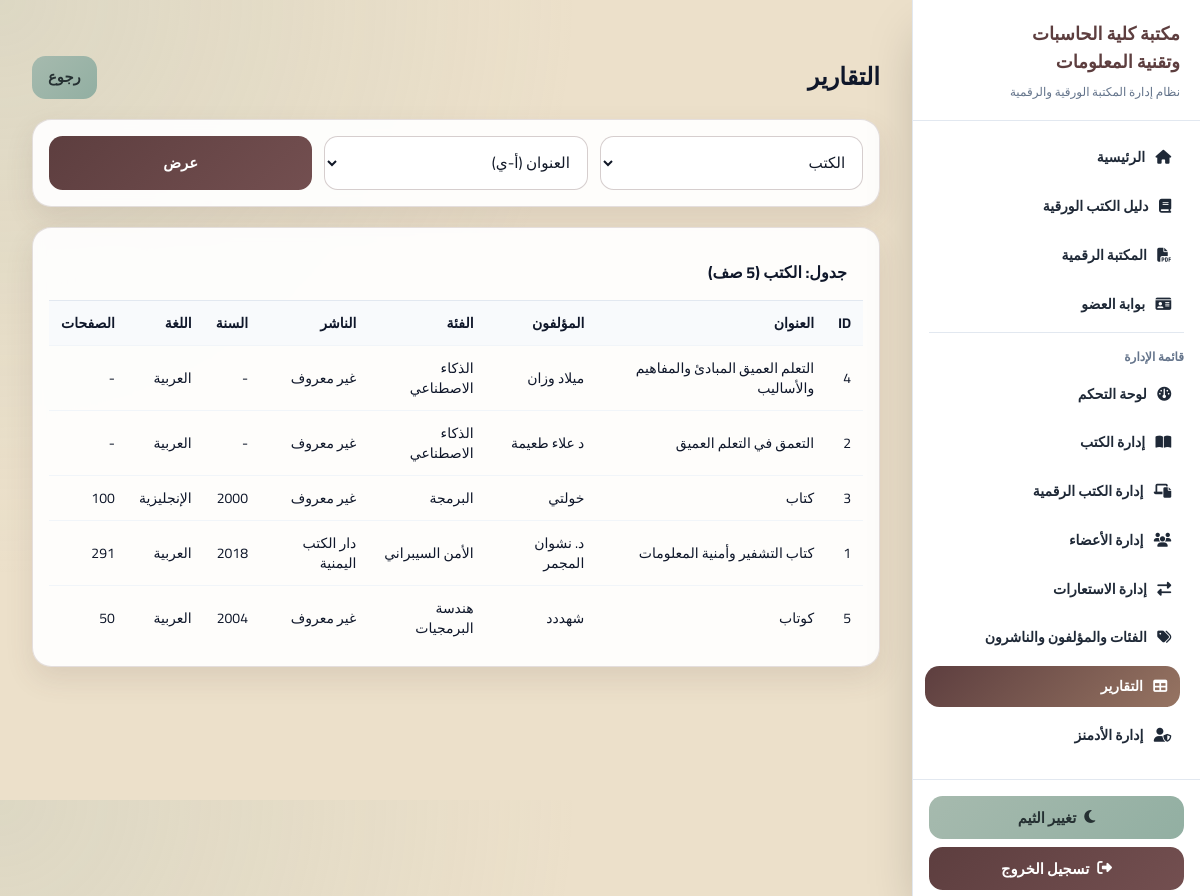
The page /dashboard/reports/ (signed in) on the database its author committed.
### books/models.py (models this page shows, shortened)
class Book(models.Model):
    LANGUAGE_CHOICES = [
        ("arabic", "العربية"),
        ("english", "الإنجليزية"),
    ]
    dewey_decimal_number = models.CharField(max_length=100)
    title = models.CharField(max_length=300)
    authors = models.ManyToManyField(Author)
    category = models.ForeignKey(Category, on_delete=models.SET_NULL, null=True)
    publisher = models.ForeignKey(Publisher, on_delete=models.SET_NULL, null=True)
    publication_year = models.IntegerField(blank=True, null=True)
    edition = models.CharField(max_length=50, blank=True, null=True)
    volume = models.CharField(max_length=50, blank=True, null=True)
    language = models.CharField(max_length=20, choices=LANGUAGE_CHOICES, default="arabic")
    pages = models.IntegerField(blank=True, null=True)
    cover_image = models.ImageField(upload_to="books/covers/", blank=True, null=True)
    description = models.TextField(blank=True, null=True)
    created_at = models.DateTimeField(auto_now_add=True)
    view_count = models.PositiveIntegerField(default=0)

class Category(models.Model):
    category_id = models.CharField(max_length=50, unique=True, blank=True)
    name = models.CharField(max_length=200)  # Arabic name
    name_en = models.CharField(max_length=200, blank=True, default="")
    shelf_location = models.CharField(max_length=200, blank=True, null=True)

class Publisher(models.Model):
    name = models.CharField(max_length=200)
    city = models.CharField(max_length=100, blank=True, null=True)
    country = models.CharField(max_length=100, blank=True, null=True)

### dashboard/views.py (the view)
# urls.py: path("reports/", views.dashboard_reports, name="dashboard_reports"),
@admin_required
def dashboard_reports(request):
    table = request.GET.get("table", "books")
    report_tables = {
        "books": {
            "label": "الكتب",
            "queryset": Book.objects.select_related("category", "publisher").prefetch_related("authors"),
            "sort_options": [
                ("title", "العنوان (أ-ي)"),
                ("-title", "العنوان (ي-أ)"),
                ("created_at", "تاريخ الإدراج (أقدم)"),
                ("-created_at", "تاريخ الإدراج (أحدث)"),
                ("view_count", "الأقل مشاهدة"),
                ("-view_count", "الأكثر مشاهدة"),
            ],
            "headers": ["ID", "العنوان", "المؤلفون", "الفئة", "الناشر", "السنة", "اللغة", "الصفحات"],
            "rows": lambda q: [
                [
                    item.id,
                    item.title,
                    "، ".join(item.authors.values_list("name", flat=True)) or "-",
                    item.category.name if item.category else "-",
                    item.publisher.name if item.publisher else "-",
                    item.publication_year or "-",
                    item.get_language_display(),
                    item.pages or "-",
                ]
                for item in q
            ],
        },
        "members": {
            "label": "الأعضاء",
            "queryset": Member.objects.all(),
            "sort_options": [
                ("name", "الاسم (أ-ي)"),
                ("-name", "الاسم (ي-أ)"),
                ("membership_expiry", "انتهاء العضوية (الأقرب)"),
                ("-membership_expiry", "انتهاء العضوية (الأبعد)"),
                ("created_at", "الأقدم إضافة"),
                ("-created_at", "الأحدث إضافة"),
            ],
            "headers": ["ID", "الاسم", "رقم العضوية", "النوع", "رقم القيد", "التخصص", "المستوى", "جهة العمل", "انتهاء العضوية"],
            "rows": lambda q: [
                [
                    item.id,
                    item.name,
                    item.membership_number,
                    item.get_member_type_display(),
                    item.university_id or "-",
                    item.major or "-",
                    item.get_level_display() if item.level else "-",
                    item.workplace or "-",
                    item.membership_expiry,
                ]
                for item in q
            ],
        },
        "borrowings": {
            "label": "الاستعارات",
            "queryset": Borrowing.objects.select_related("book_copy__book", "member", "employee"),
            "sort_options": [
                ("borrow_date", "تاريخ الاستعارة (الأقدم)"),
                ("-borrow_date", "تاريخ الاستعارة (الأحدث)"),
                ("due_date", "تاريخ الاستحقاق (الأقرب)"),
                ("-due_date", "تاريخ الاستحقاق (الأبعد)"),
            ],
            "headers": ["ID", "الكتاب", "النسخة", "العضو", "الموظف", "الاستعارة", "الاستحقاق", "الإرجاع", "طلب تجديد"],
            "rows": lambda q: [
                [
                    item.id,
                    item.book_copy.book.title,
                    item.book_copy.barcode,
                    item.member.name,
                    item.employee.username if item.employee else "-",
                    item.borrow_date,
                    item.due_date,
                    item.return_date or "-",
                    "نعم" if item.renewal_requested else "لا",
                ]
                for item in q
            ],
        },
        "reservations": {
            "label": "الحجوزات",
            "queryset": Reservation.objects.select_related("book", "member", "related_borrow"),
            "sort_options": [
                ("reservation_date", "تاريخ الطلب (الأقدم)"),
                ("-reservation_date", "تاريخ الطلب (الأحدث)"),
                ("status", "الحالة (تصاعدي)"),
                ("-status", "الحالة (تنازلي)"),
            ],
            "headers": ["ID", "الكتاب", "العضو", "الحالة", "تاريخ الطلب", "ينتهي", "إعارة مرتبطة"],
            "rows": lambda q: [
                [
                    item.id,
                    item.book.title,
                    item.member.name,
                    item.get_status_display(),
                    item.reservation_date,
                    item.cancel_date or "-",
                    item.related_borrow_id or "-",
                ]
                for item in q
            ],
        },
        "copies": {
            "label": "نسخ الكتب",
            "queryset": BookCopy.objects.select_related("book"),
            "sort_options": [
                ("book__title", "عنوان الكتاب (أ-ي)"),
                ("-book__title", "عنوان الكتاب (ي-أ)"),
                ("copy_number", "رقم النسخة (تصاعدي)"),
                ("-copy_number", "رقم النسخة (تنازلي)"),
                ("status", "حالة النسخة"),
            ],
            "headers": ["ID", "الكتاب", "رقم النسخة", "رمز QR", "حالة النسخة"],
            "rows": lambda q: [[item.id, item.book.title, item.copy_number or "-", item.barcode, item.get_status_display()] for item in q],
        },
        "digital": {
            "label": "الكتب الرقمية",
            "queryset": DigitalLibrary.objects.select_related("book"),
            "sort_options": [
                ("book__title", "عنوان الكتاب (أ-ي)"),
                ("-book__title", "عنوان الكتاب (ي-أ)"),
                ("id", "الأقدم"),
                ("-id", "الأحدث"),
            ],
            "headers": ["ID", "الكتاب", "رقم ديوي", "الفئة", "رابط الملف"],
            "rows": lambda q: [
                [
                    item.id,
                    item.book.title,
                    item.book.dewey_decimal_number,
                    item.book.category.name if item.book.category else "-",
                    item.pdf_file.url if item.pdf_file else "-",
                ]
                for item in q
            ],
        },
        "fines": {
            "label": "الغرامات",
            "queryset": Fine.objects.select_related("borrowing__member", "borrowing__book_copy__book"),
            "sort_options": [
                ("created_at", "الأقدم"),
                ("-created_at", "الأحدث"),
                ("amount", "المبلغ (تصاعدي)"),
                ("-amount", "المبلغ (تنازلي)"),
            ],
            "headers": ["ID", "العضو", "الكتاب", "أيام التأخير", "المبلغ", "مدفوع", "تاريخ الإنشاء"],
            "rows": lambda q: [
                [
                    item.id,
                    item.borrowing.member.name,
                    item.borrowing.book_copy.book.title,
                    item.days_late,
                    item.amount,
                    "نعم" if item.paid else "لا",
                    item.created_at,
                ]
                for item in q
            ],
        },
    }
    if table not in report_tables:
        table = "books"
    config = report_tables[table]
    sort = request.GET.get("sort") or config["sort_options"][0][0]
    allowed_sort_values = [option[0] for option in config["sort_options"]]
    if sort not in allowed_sort_values:
        sort = config["sort_options"][0][0]
    queryset = config["queryset"].order_by(sort)
    rows = config["rows"](queryset[:500])
    return render(
        request,
        "dashboard/reports.html",
        {
            "report_tables": report_tables,
            "active_table": table,
            "active_label": config["label"],
            "headers": config["headers"],
            "rows": rows,
            "sort": sort,
            "sort_options": config["sort_options"],
        },
    )

### accounts/services.py (called while the page is built)
def is_library_admin(user):
    return user.is_authenticated and (
        user.is_superuser or user.is_staff or getattr(user, "is_admin", False)
    )

def admin_required(view_func):
    @login_required(login_url="login")
    @wraps(view_func)
    def _wrapped(request, *args, **kwargs):
        if not is_library_admin(request.user):
            raise PermissionDenied("Admin access required.")
        return view_func(request, *args, **kwargs)
    return _wrapped

### templates/dashboard/reports.html (shortened to what this page needs)
﻿{% extends "base.html" %}
{% block content %}
<section class="space-y-5">
    <div class="flex items-center justify-between">
        <h1 class="text-2xl font-black">التقارير</h1>
        <a href="{% url 'dashboard_home' %}" class="btn-secondary">رجوع</a>
    </div>
    <form method="get" class="card grid grid-cols-1 md:grid-cols-3 gap-3">
        <select name="table" class="input-field" onchange="this.form.submit()">
            {% for key, config in report_tables.items %}
                <option value="{{ key }}" {% if key == active_table %}selected{% endif %}>{{ config.label }}</option>
            {% endfor %}
        </select>
        <select name="sort" class="input-field">
            {% for value, label in sort_options %}
                <option value="{{ value }}" {% if value == sort %}selected{% endif %}>{{ label }}</option>
            {% endfor %}
        </select>
        <button type="submit" class="btn-primary">عرض</button>
    </form>
    <div class="card p-0 overflow-hidden">
        <div class="p-4 border-b border-slate-200 dark:border-slate-800 font-bold">جدول: {{ active_label }} ({{ rows|length }} صف)</div>
        <div class="overflow-x-auto">
            <table class="w-full text-sm">
                <thead class="bg-slate-50 dark:bg-slate-800">
                    <tr>
                        {% for header in headers %}
                            <th class="p-3 text-right">{{ header }}</th>
                        {% endfor %}
                    </tr>
                </thead>
                <tbody>
                    {% for row in rows %}
                        <tr class="border-t border-slate-100 dark:border-slate-800">
                            {% for cell in row %}
                                <td class="p-3">{{ cell }}</td>
                            {% endfor %}
                        </tr>
                    {% empty %}
                        <tr><td class="p-8 text-center text-slate-500" colspan="99">لا توجد بيانات.</td></tr>
                    {% endfor %}
                </tbody>
            </table>
        </div>
    </div>
</section>
{% endblock %}

### libraryms/static/css/styles.css (style rules this page uses)
body { font-family: 'Cairo', sans-serif; background: radial-gradient(circle at top left, rgba(166, 186, 174, 0.22), transparent 40%), var(--c3); }
.card { background: rgba(255, 255, 255, 0.92); border: 1px solid rgba(93, 62, 63, 0.16); border-radius: 1.2rem; box-shadow: 0 12px 28px rgba(93, 62, 63, 0.12); padding: 1rem; backdrop-filter: blur(6px); }
.input-field { width: 100%; border: 1px solid rgba(93, 62, 63, 0.25); border-radius: 0.85rem; padding: 0.65rem 0.8rem; background: #ffffff; color: #111827; font-size: 0.95rem; }
.btn-primary, .btn-secondary { border: 0; border-radius: 0.85rem; padding: 0.65rem 1rem; font-size: 0.92rem; font-weight: 800; cursor: pointer; display: inline-flex; align-items: center; justify-content: center; text-decoration: none; transition: transform 0.2s ease, filter 0.2s ease; }
.btn-primary { background: linear-gradient(135deg, var(--c1) 0%, #734f50 100%); color: #ffffff; }
.btn-secondary { background: linear-gradient(135deg, var(--c4) 0%, #92afa2 100%); color: #253032; }

### rows shown on the page
Book: row "التعلم العميق المبادئ والمفاهيم والأساليب"
Category: row "الذكاء الاصطناعي" "الذكاء الاصطناعي"
Publisher: row "غير معروف" "غير معروف" "غير معروف" "غير معروف"
Book: row "التعمق في التعلم العميق"
Book: row "كتاب"
Category: row "البرمجة"
Book: row "كتاب التشفير وأمنية المعلومات"
Category: row "الأمن السيبراني"
Publisher: row "دار الكتب اليمنية"
Book: row "كوتاب"
Category: row "هندسة البرمجيات"

### other values the page prints
{{ active_label }} "الكتب"
{{ header }} "ID" "العنوان" "المؤلفون" "الفئة" "الناشر" "السنة" "اللغة" "الصفحات"
{{ cell }} "4" "ميلاد وزان" "-" "العربية" "-" "2" "د علاء طعيمة" "-" "العربية" "-" "3" "خولتي" "2000" "الإنجليزية" "100" "1" "د. نشوان المجمر" "2018" "العربية" "291" "5" "شهددد" "2004" "العربية" "50"
form field table "الكتب"
form field sort "العنوان (أ-ي)"
